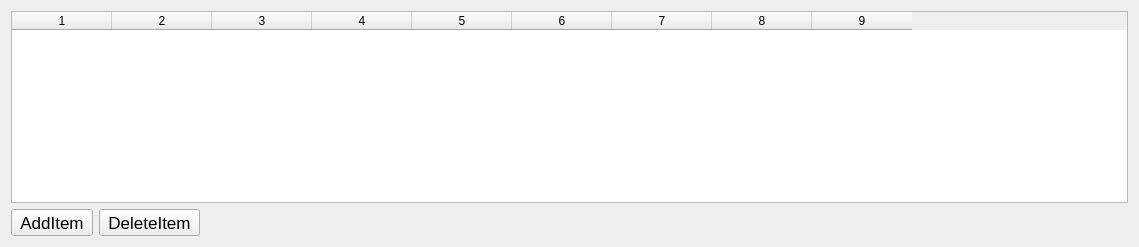
          <widget class="QWidget" name="tabKernel3">
           <attribute name="title">
            <string>Force</string>
           </attribute>
           <layout class="QGridLayout" name="gridLayout_42">
            <item row="0" column="0" colspan="3">
             <widget class="QTableWidget" name="table_kernel_Force">
              <property name="rowCount">
               <number>0</number>
              </property>
              <property name="columnCount">
               <number>9</number>
              </property>
              <column/>
              <column/>
              <column/>
              <column/>
              <column/>
              <column/>
              <column/>
              <column/>
              <column/>
             </widget>
            </item>
            <item row="1" column="0">
             <widget class="QToolButton" name="btnKernelForce_Add">
              <property name="font">
               <font>
                <pointsize>13</pointsize>
               </font>
              </property>
              <property name="text">
               <string>AddItem</string>
              </property>
              <property name="icon">
               <iconset resource="qtocc.qrc">
                <normaloff>:/icon/add.png</normaloff>:/icon/add.png</iconset>
              </property>
              <property name="iconSize">
               <size>
                <width>20</width>
                <height>20</height>
               </size>
              </property>
             </widget>
            </item>
            <item row="1" column="1">
             <widget class="QToolButton" name="btnKernelForce_Del">
              <property name="font">
               <font>
                <pointsize>13</pointsize>
               </font>
              </property>
              <property name="text">
               <string>DeleteItem</string>
              </property>
              <property name="icon">
               <iconset resource="qtocc.qrc">
                <normaloff>:/icon/del.png</normaloff>:/icon/del.png</iconset>
              </property>
              <property name="iconSize">
               <size>
                <width>20</width>
                <height>20</height>
               </size>
              </property>
              <property name="shortcut">
               <string>Del</string>
              </property>
             </widget>
            </item>
            <item row="1" column="2">
             <spacer name="horizontalSpacer_20">
              <property name="orientation">
               <enum>Qt::Horizontal</enum>
              </property>
              <property name="sizeHint" stdset="0">
               <size>
                <width>922</width>
                <height>20</height>
               </size>
              </property>
             </spacer>
            </item>
           </layout>
          </widget>
